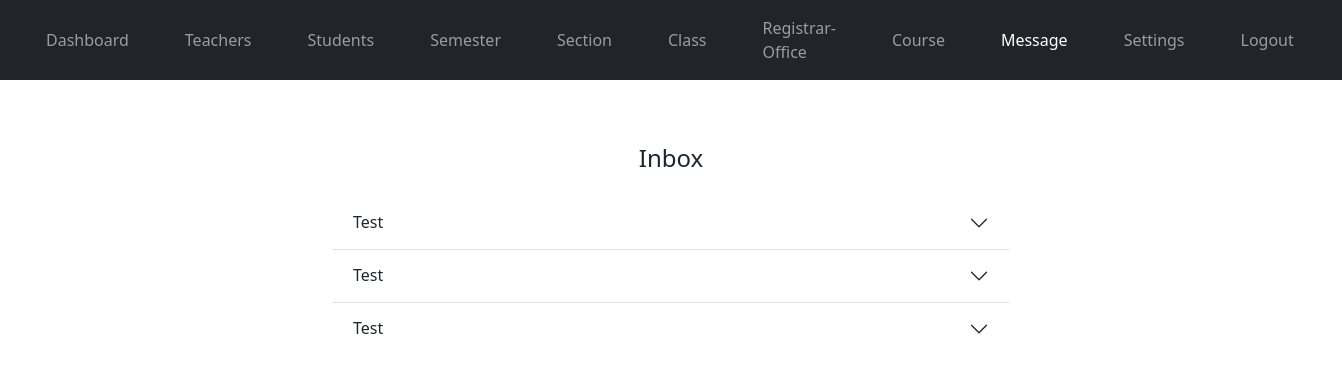
/admin/message.php (signed in), run on the app's committed database.
### tables this page shows
CREATE TABLE `message` (
  `message_id` int(11) NOT NULL,
  `sender_full_name` varchar(100) NOT NULL,
  `sender_email` varchar(255) NOT NULL,
  `message` text NOT NULL,
  `date_time` datetime NOT NULL DEFAULT current_timestamp()
);

### admin/data/message.php (called while the page is built)
<?php
function getAllMessages($conn){
   $sql = "SELECT * FROM message ORDER BY message_id DESC";
   $stmt = $conn->prepare($sql);
   $stmt->execute();
   if ($stmt->rowCount() >= 1) {
     $messages = $stmt->fetchAll();
     return $messages;
   }else {
    return 0;
   }
}
?>

### admin/message.php (the view, shortened to what this page needs)
<?php
if (isset($_SESSION['admin_id']) &&
    isset($_SESSION['role'])) {
    if ($_SESSION['role'] == 'Admin') {
       include "../db_connection.php";
       include "data/message.php";
       $messages = getAllMessages($conn);
?>
<?php
       include "../header.php";
?>
<body>
    <?php
        include "../nav.php";
        if ($messages != 0) {
     ?>
     <div class="container mt-5" style="width: 90%; max-width: 700px;">
        <h4 class="text-center p-3">Inbox</h4>
        <div class="accordion accordion-flush" id="accordionFlushExample_<?=$message['message_id']?>">
          <?php foreach ($messages as $message) { ?>
          <div class="accordion-item">
            <h2 class="accordion-header" id="flush-heading_<?=$message['message_id']?>">
              <button class="accordion-button collapsed" type="button" data-bs-toggle="collapse" data-bs-target="#flush-collapse_<?=$message['message_id']?>" aria-expanded="false" aria-controls="flush-collapse_<?=$message['message_id']?>">
                <?=$message['sender_full_name']?>
              </button>
            </h2>
          </div>
          <?php } ?>
        </div>
         <?php } ?>
     </div>
</body>
<?php
          include "../footer.php";
?>
<?php
  }else {
    header("Location: ../login.php");
    exit;
  }
}else {
	header("Location: ../login.php");
	exit;
}
?>

### static/styles.css (style rules this page uses)
* { margin: 0; padding: 0; }
body { font-family: Arial, sans-serif; margin: 0; padding: 0px; background-color: #f4f4f4; color: #333; }
h2 { text-align: center; margin-top: 50px; margin-bottom: 30px; color: #333; }

### data on the page
message: sender_full_name "Test"
message: sender_full_name "Test"
message: sender_full_name "Test"
